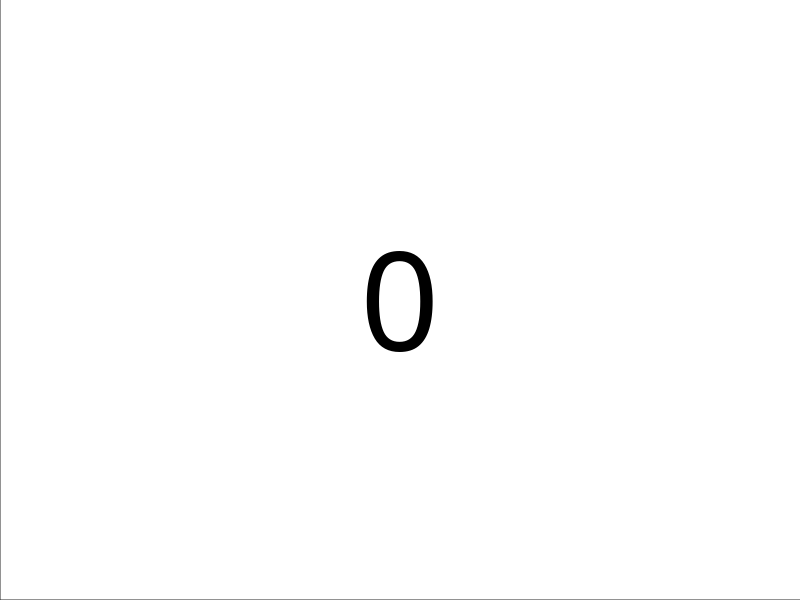

Recreate this plot in MATLAB. (Note: this script raises an error after producing the figure.)
function produce_templates()
    % 创建模板文件夹（使用脚本所在目录的相对路径 char_templates/）
    [script_path, ~, ~] = fileparts(mfilename('fullpath'));
    % 拼接相对路径：脚本目录/char_templates
    template_dir = fullfile(script_path, 'char_templates');
    
    % 检查并创建文件夹
    if ~exist(template_dir, 'dir')
        mkdir(template_dir);
    end
    
    % 字符列表
    chars = {'0','1','2','3','4','5','6','7','8','9',...
             'A','B','C','D','E','F','G','H','I','J','K','L','M','N','O','P','Q','R','S','T','U','V','W','X','Y','Z',...
             '粤','广','州','佛','山'};
    
    % 模板尺寸（高40，宽20）
    h = 40; w = 20;
    
    for i = 1:length(chars)
        % 1. 创建空白二值图像（0=黑，1=白）
        char_bin = zeros(h, w);
        
        % 2. 直接生成字符的二值矩阵（以“3”为例，手动对齐坐标）
        % 注：可根据字符形状调整像素点，以下是通用适配方式
        % 用MATLAB的“textscan”+“imshow”直接渲染标准字符
        % 打开临时图窗，强制渲染为矢量字符
        fig = figure('Units', 'Pixels', 'Position', [0 0 100 200], 'Visible', 'off');
        axes('Position', [0 0 1 1], 'XLim', [0 1], 'YLim', [0 1], 'XTick', [], 'YTick', []);
        text(0.5, 0.5, chars{i}, 'FontSize', 100, 'FontName', 'SimHei', ...
            'HorizontalAlignment', 'center', 'VerticalAlignment', 'middle');
        % 捕获并缩放到目标尺寸
        frame = getframe(fig);
        char_img = frame2im(frame);
        char_img = imresize(char_img, [h w]);
        char_bin = imbinarize(rgb2gray(char_img), 0.5); % 二值化（0=黑，1=白）
        close(fig);
        
        % 3. 转成黑底白字（匹配车牌识别的模板要求）
        char_bin = 1 - char_bin; % 反转：1=白字符，0=黑背景
        char_uint8 = uint8(char_bin * 255); % 转8位格式
        
        % 4. 保存模板（使用拼接好的相对路径）
        save_path = fullfile(template_dir, [chars{i} '.png']);
        imwrite(char_uint8, save_path);
        fprintf('已生成标准模板：%s\n', save_path);
    end
    
    fprintf('所有标准模板生成完成！模板保存路径：%s\n', template_dir);
end
